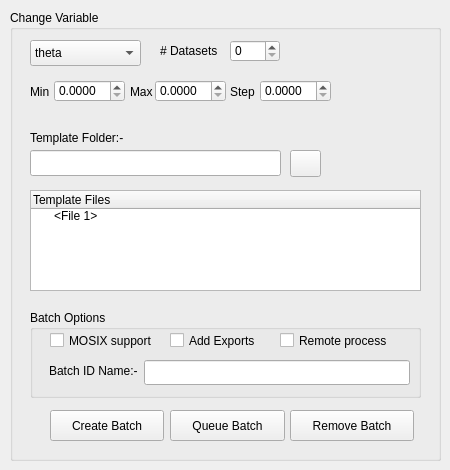
    <widget class="QWidget" name="tab_batch">
     <attribute name="title">
      <string>Optimisation</string>
     </attribute>
     <widget class="QGroupBox" name="groupBox_Optimisation">
      <property name="geometry">
       <rect>
        <x>10</x>
        <y>10</y>
        <width>431</width>
        <height>451</height>
       </rect>
      </property>
      <property name="title">
       <string>Change Variable</string>
      </property>
      <widget class="QComboBox" name="combo_Opt_Variable">
       <property name="geometry">
        <rect>
         <x>20</x>
         <y>30</y>
         <width>111</width>
         <height>26</height>
        </rect>
       </property>
       <property name="toolTip">
        <string>Specifies the variable type for Optimisation</string>
       </property>
       <item>
        <property name="text">
         <string extracomment="Angle Search">theta</string>
        </property>
       </item>
       <item>
        <property name="text">
         <string>phi</string>
        </property>
       </item>
       <item>
        <property name="text">
         <string extracomment="Optimises Bulk dr1 Value">Bulk dr1</string>
        </property>
       </item>
       <item>
        <property name="text">
         <string extracomment="Optimises Surface dr1 Value">Surface dr1</string>
        </property>
       </item>
       <item>
        <property name="text">
         <string extracomment="Finds optimal vi parameter">vi</string>
        </property>
       </item>
       <item>
        <property name="text">
         <string extracomment="Finds optimal vr parameter">vr</string>
        </property>
       </item>
      </widget>
      <widget class="QLabel" name="lbl_Batch_min">
       <property name="geometry">
        <rect>
         <x>20</x>
         <y>74</y>
         <width>62</width>
         <height>16</height>
        </rect>
       </property>
       <property name="text">
        <string>Min</string>
       </property>
      </widget>
      <widget class="QLabel" name="lbl_Batch_max_3">
       <property name="geometry">
        <rect>
         <x>120</x>
         <y>74</y>
         <width>62</width>
         <height>16</height>
        </rect>
       </property>
       <property name="text">
        <string>Max</string>
       </property>
      </widget>
      <widget class="QLabel" name="lbl_Batch_max_4">
       <property name="geometry">
        <rect>
         <x>220</x>
         <y>74</y>
         <width>62</width>
         <height>16</height>
        </rect>
       </property>
       <property name="text">
        <string>Step</string>
       </property>
      </widget>
      <widget class="QLabel" name="lbl_Batch_Edit">
       <property name="geometry">
        <rect>
         <x>20</x>
         <y>120</y>
         <width>101</width>
         <height>16</height>
        </rect>
       </property>
       <property name="text">
        <string>Template Folder:- </string>
       </property>
      </widget>
      <widget class="QLineEdit" name="inp_Batch_modeldir">
       <property name="geometry">
        <rect>
         <x>20</x>
         <y>140</y>
         <width>251</width>
         <height>26</height>
        </rect>
       </property>
       <property name="toolTip">
        <string>Directory with *.inp &amp; *.bul files</string>
       </property>
       <property name="readOnly">
        <bool>true</bool>
       </property>
      </widget>
      <widget class="QPushButton" name="btn_Opt_findmodeldir_Batch">
       <property name="geometry">
        <rect>
         <x>280</x>
         <y>140</y>
         <width>31</width>
         <height>27</height>
        </rect>
       </property>
       <property name="toolTip">
        <string>select model directory</string>
       </property>
       <property name="text">
        <string/>
       </property>
       <property name="icon">
        <iconset>
         <normaloff>:/document-open-4.png</normaloff>:/document-open-4.png</iconset>
       </property>
       <property name="iconSize">
        <size>
         <width>20</width>
         <height>20</height>
        </size>
       </property>
      </widget>
      <widget class="QSpinBox" name="spin_Opt_Datasets">
       <property name="geometry">
        <rect>
         <x>220</x>
         <y>30</y>
         <width>50</width>
         <height>22</height>
        </rect>
       </property>
      </widget>
      <widget class="QLabel" name="lbl_Batch_numberofsearches">
       <property name="geometry">
        <rect>
         <x>150</x>
         <y>33</y>
         <width>71</width>
         <height>16</height>
        </rect>
       </property>
       <property name="text">
        <string># Datasets</string>
       </property>
      </widget>
      <widget class="QTreeWidget" name="tree_Opt_TemplateFiles">
       <property name="geometry">
        <rect>
         <x>20</x>
         <y>180</y>
         <width>391</width>
         <height>101</height>
        </rect>
       </property>
       <column>
        <property name="text">
         <string>Template Files</string>
        </property>
       </column>
       <item>
        <property name="text">
         <string>&lt;File 1&gt;</string>
        </property>
       </item>
      </widget>
      <widget class="QPushButton" name="btn_Opt_CreateBatch">
       <property name="geometry">
        <rect>
         <x>40</x>
         <y>400</y>
         <width>114</width>
         <height>31</height>
        </rect>
       </property>
       <property name="text">
        <string>Create Batch</string>
       </property>
       <property name="icon">
        <iconset>
         <normaloff>:/db_add.png</normaloff>:/db_add.png</iconset>
       </property>
       <property name="iconSize">
        <size>
         <width>25</width>
         <height>25</height>
        </size>
       </property>
      </widget>
      <widget class="QPushButton" name="btn_Opt_QueueBatch">
       <property name="geometry">
        <rect>
         <x>160</x>
         <y>400</y>
         <width>115</width>
         <height>31</height>
        </rect>
       </property>
       <property name="text">
        <string>Queue Batch</string>
       </property>
       <property name="icon">
        <iconset>
         <normaloff>:/db_update.png</normaloff>:/db_update.png</iconset>
       </property>
       <property name="iconSize">
        <size>
         <width>25</width>
         <height>25</height>
        </size>
       </property>
      </widget>
      <widget class="QGroupBox" name="groupBox_BatchOptions">
       <property name="geometry">
        <rect>
         <x>20</x>
         <y>300</y>
         <width>391</width>
         <height>88</height>
        </rect>
       </property>
       <property name="title">
        <string>Batch Options</string>
       </property>
       <widget class="QCheckBox" name="chk_MOSIX">
        <property name="geometry">
         <rect>
          <x>20</x>
          <y>20</y>
          <width>121</width>
          <height>21</height>
         </rect>
        </property>
        <property name="text">
         <string>MOSIX support</string>
        </property>
       </widget>
       <widget class="QCheckBox" name="checkBox">
        <property name="geometry">
         <rect>
          <x>250</x>
          <y>22</y>
          <width>131</width>
          <height>17</height>
         </rect>
        </property>
        <property name="text">
         <string>Remote process</string>
        </property>
       </widget>
       <widget class="QCheckBox" name="chk_Exports">
        <property name="geometry">
         <rect>
          <x>140</x>
          <y>20</y>
          <width>101</width>
          <height>21</height>
         </rect>
        </property>
        <property name="text">
         <string>Add Exports</string>
        </property>
       </widget>
       <widget class="QLineEdit" name="inp_Opt_BatchID">
        <property name="geometry">
         <rect>
          <x>114</x>
          <y>50</y>
          <width>266</width>
          <height>25</height>
         </rect>
        </property>
       </widget>
       <widget class="QLabel" name="lbl_Opt_BatchID">
        <property name="geometry">
         <rect>
          <x>19</x>
          <y>53</y>
          <width>91</width>
          <height>16</height>
         </rect>
        </property>
        <property name="text">
         <string>Batch ID Name:-</string>
        </property>
       </widget>
      </widget>
      <widget class="QPushButton" name="btn_Opt_RemoveBatch">
       <property name="geometry">
        <rect>
         <x>280</x>
         <y>400</y>
         <width>124</width>
         <height>31</height>
        </rect>
       </property>
       <property name="text">
        <string>Remove Batch</string>
       </property>
       <property name="icon">
        <iconset>
         <normaloff>:/db_remove.png</normaloff>:/db_remove.png</iconset>
       </property>
       <property name="iconSize">
        <size>
         <width>25</width>
         <height>25</height>
        </size>
       </property>
      </widget>
      <widget class="QDoubleSpinBox" name="dblSpin_Opt_Step">
       <property name="geometry">
        <rect>
         <x>250</x>
         <y>70</y>
         <width>71</width>
         <height>22</height>
        </rect>
       </property>
       <property name="decimals">
        <number>4</number>
       </property>
      </widget>
      <widget class="QDoubleSpinBox" name="dblSpin_Opt_Max">
       <property name="geometry">
        <rect>
         <x>145</x>
         <y>70</y>
         <width>71</width>
         <height>22</height>
        </rect>
       </property>
       <property name="decimals">
        <number>4</number>
       </property>
      </widget>
      <widget class="QDoubleSpinBox" name="dblSpin_Opt_Min">
       <property name="geometry">
        <rect>
         <x>44</x>
         <y>70</y>
         <width>71</width>
         <height>22</height>
        </rect>
       </property>
       <property name="decimals">
        <number>4</number>
       </property>
      </widget>
     </widget>
    </widget>
